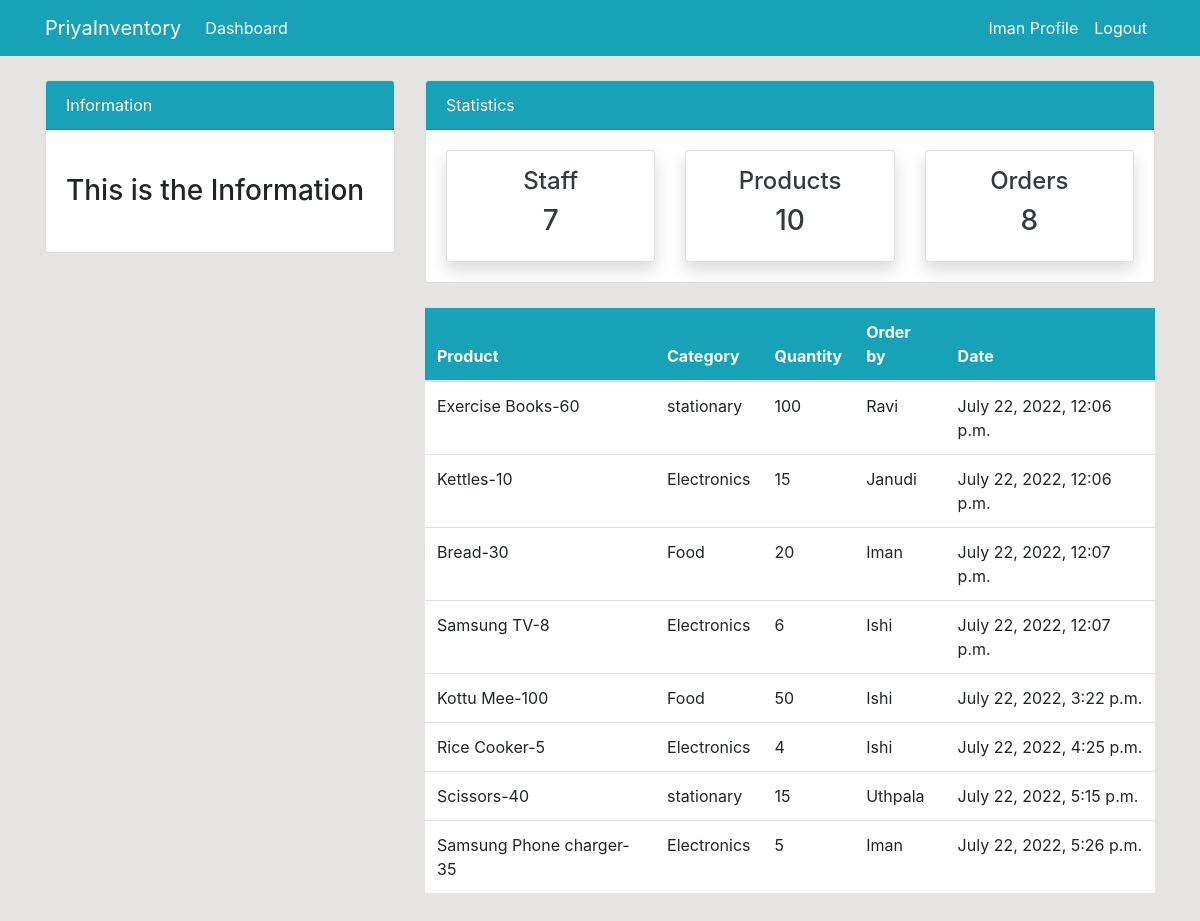
The page /order/ (signed in) on the database as committed earlier.
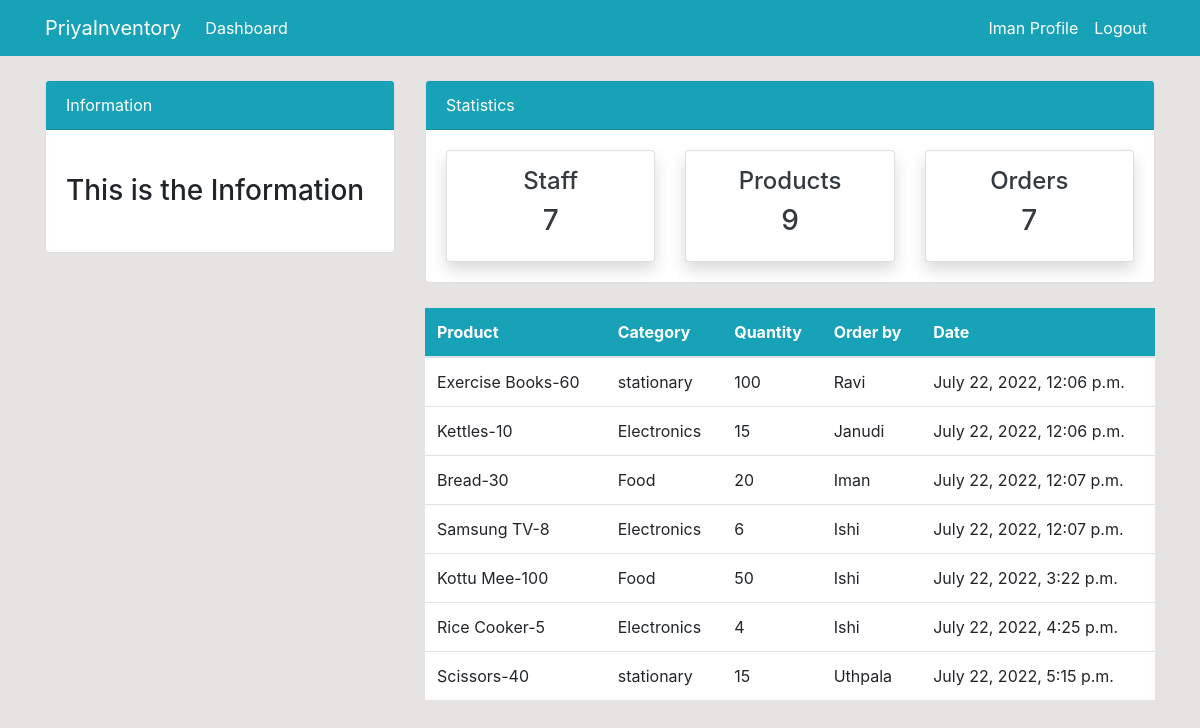
The same page on the database as committed later.
### dashboard/models.py (models this page shows, shortened)
class Order(models.Model):
    product = models.ForeignKey(Product, on_delete=models.CASCADE, null=True)
    staff = models.ForeignKey(User, models.CASCADE, null=True)
    order_quantity = models.PositiveIntegerField(null=True)
    date = models.DateTimeField(auto_now_add=True)
    class Meta:
        verbose_name_plural = 'Order'

class Product(models.Model):
    name = models.CharField(max_length=100, null=True)
    category = models.CharField(max_length=20, choices=CATEGORY, null=True)
    quantity = models.PositiveIntegerField(null=True)
    class Meta:
        verbose_name_plural = 'Product'
    def __str__(self):
        return f'{self.name}-{self.quantity}'

### dashboard/views.py (the view)
# urls.py: path('order/', views.order, name='dashboard-order'),
@login_required
def order(request):
    orders = Order.objects.all()
    orders_count = orders.count()
    workers_count = User.objects.all().count()
    product_count = Product.objects.all().count()
    context={
        'orders': orders,
        'workers_count': workers_count,
        'orders_count': orders_count,
        'product_count': product_count,
    }
    return render(request, 'dashboard/order.html', context)

### templates/dashboard/order.html (shortened to what this page needs)
{% extends 'partials/base.html' %}
{% block content %}
{% include 'partials/topnav.html' %}
    <div class="container">
        <div class="row my-4">
            <div class="col-md-4">
            </div>
            <div class="col-md-8">
                <table class="table bg-white">
                    <thead class="bg-info">
                        <tr class="text-white">
                            <th scope="col">Product</th>
                            <th scope="col">Category</th>
                            <th scope="col">Quantity</th>
                            <th scope="col">Order by</th>
                            <th scope="col">Date</th>
                        </tr>
                    </thead>
                    <tbody>
                        {% for orders in orders %}
                        <tr>
                            <td>{{ orders.product }}</td>
                            <td>{{ orders.product.category }}</td>
                            <td>{{ orders.order_quantity }}</td>
                            <td>
                                {{ orders.staff.username }}
                            </td>
                            <td>
                                {{ orders.date }}
                            </td>
                        </tr>
                        {% endfor %}
                    </tbody>
                </table>
            </div>
        </div>
    </div>
{% endblock %}

Rows that differ between the two databases and show on the page:
removed Order: product "Samsung Phone charger-35", product.category "Electronics", order_quantity "5", staff.username "Iman", date "July 22, 2022, 5:26 p.m."
Other text that changed with them:
{{ product_count }}: "10" → "9"
{{ orders_count }}: "8" → "7"
